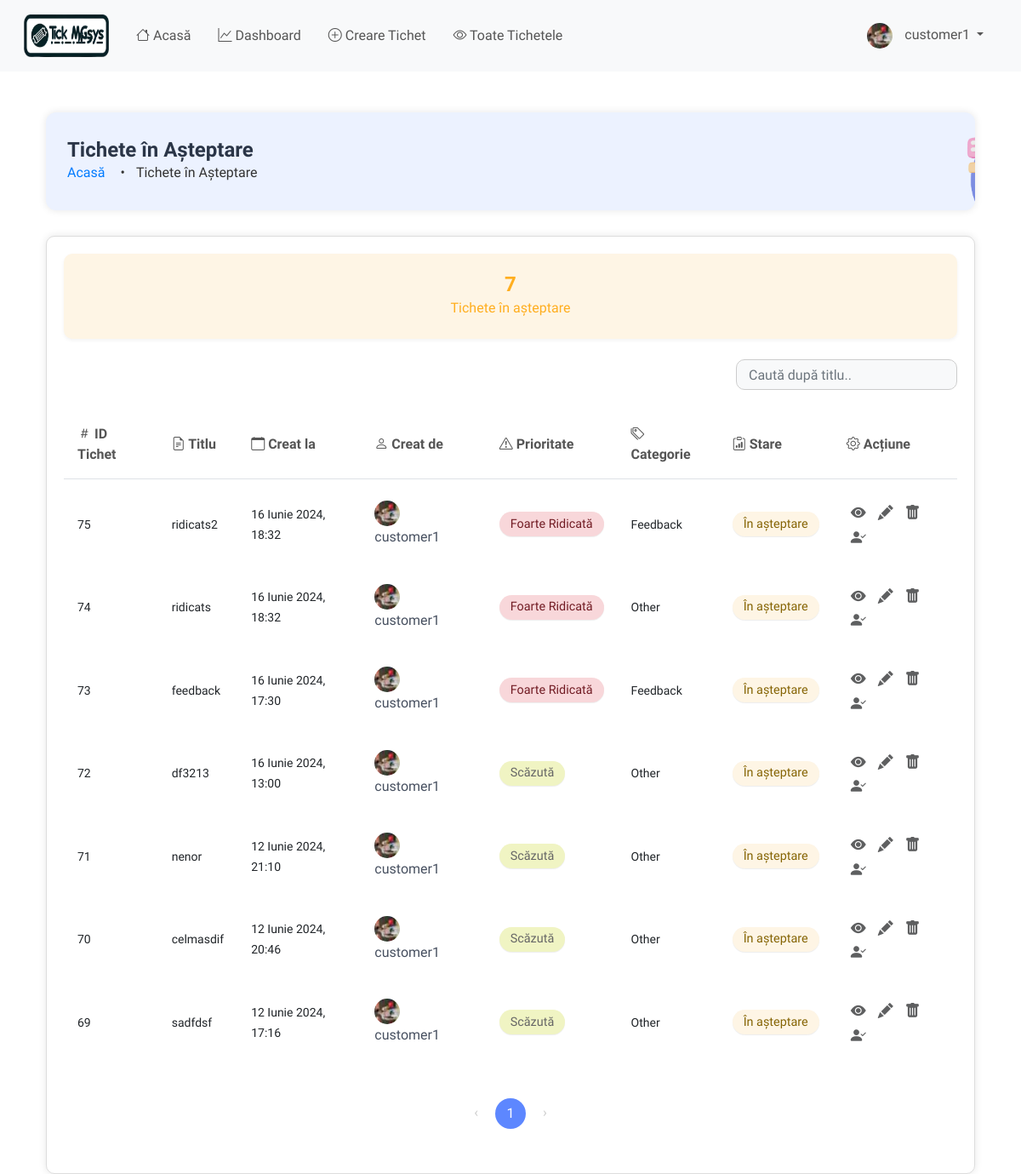
/ticket/ticket-queue/ (signed in), run on an earlier commit of the app's database.
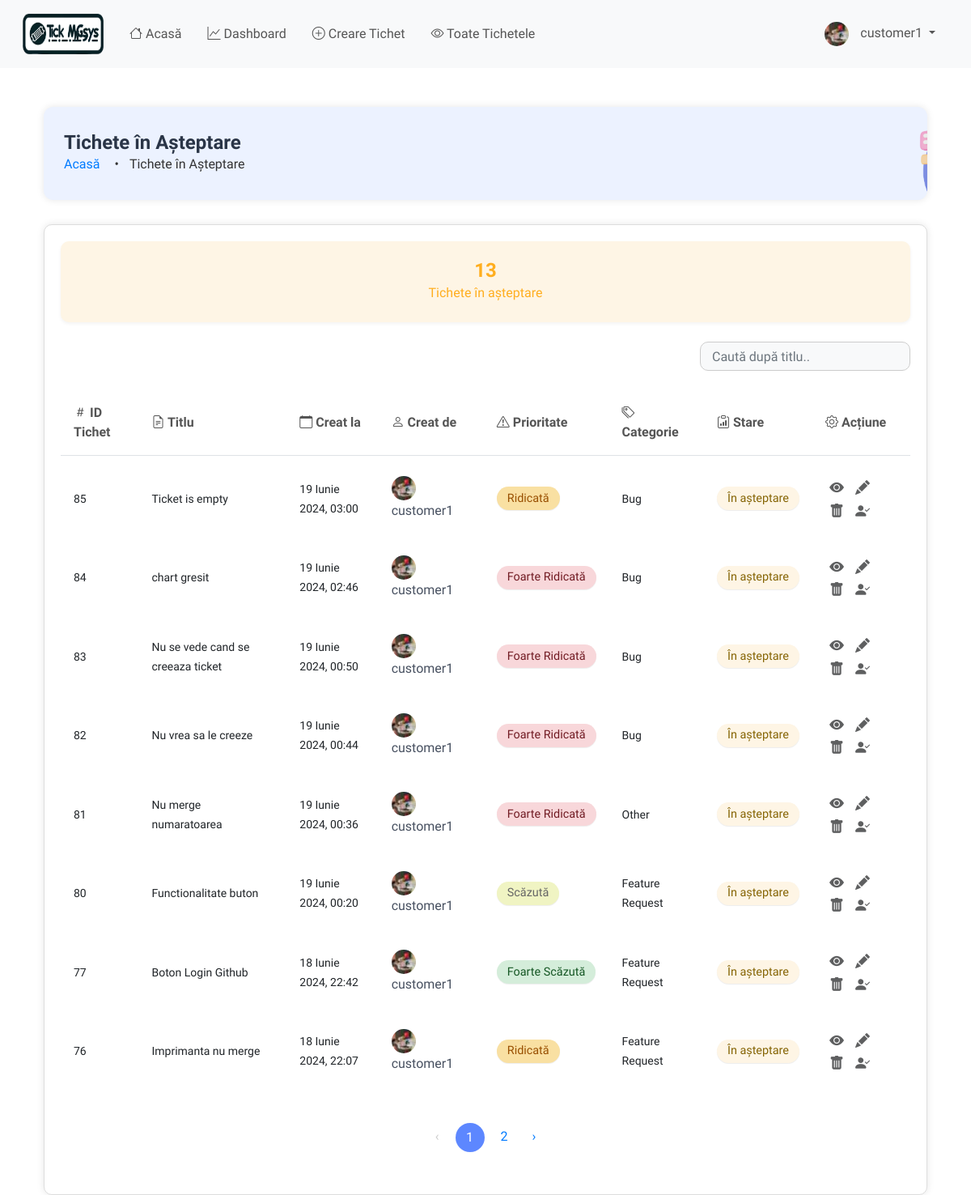
And on a later commit of the database.
### ticket/models.py (models this page shows, shortened)
class Ticket(models.Model):
    PRIORITY_CHOICES = (
        ('Very Low', 'Foarte Scăzut'),
        ('Low', 'Scăzut'),
        ('Medium', 'Mediu'),
        ('High', 'Ridicat'),
        ('Very High', 'Foarte Ridicat'),
    )
    CATEGORY_CHOICES = (
        ('Bug', 'Bug'),
        ('Feature Request', 'Cerere Funcționalitate'),
        ('Customer Support', 'Suport Client'),
        ('Sales', 'Vânzări'),
        ('Feedback', 'Feedback'),
        ('Other', 'Altele'),
    )
    STATUS_CHOICES = (
        ('Active', 'Activ'),
        ('Completed', 'Completat'),
        ('Pending', 'În așteptare'),
    )
    id = models.AutoField(primary_key=True)
    title = models.CharField(max_length=100, validators=[MaxLengthValidator(100)], unique=True)
    description = models.TextField()
    priority = models.CharField(max_length=9, choices=PRIORITY_CHOICES, default='Low')
    category = models.CharField(max_length=20, choices=CATEGORY_CHOICES, default='Other')
    created_by = models.ForeignKey(User, on_delete=models.CASCADE, related_name='tickets_created', editable=False)
    date_created = models.DateTimeField(auto_now_add=True)
    assigned_to = models.ForeignKey(User, on_delete=models.DO_NOTHING, null=True, blank=True,
                                    related_name='tickets_assigned')
    is_resolved = models.BooleanField(default=False)
    accepted_date = models.DateTimeField(null=True, blank=True)
    closed_date = models.DateTimeField(null=True, blank=True)
    ticket_status = models.CharField(max_length=20, choices=STATUS_CHOICES, default='Pending')
    updated_at = models.DateTimeField(auto_now=True)
    class Meta:
        verbose_name = "Ticket"
        verbose_name_plural = "Tickets"
        ordering = ['-date_created']
        unique_together = ('title', 'created_by')
        indexes = [
            models.Index(fields=['priority']),
            models.Index(fields=['category']),
            models.Index(fields=['ticket_status']),
            models.Index(fields=['date_created']),
            models.Index(fields=['updated_at']),
        ]

### users/models.py (models this page shows, shortened)
class User(AbstractUser):
    is_customer = models.BooleanField(default=False)
    is_engineer = models.BooleanField(default=False)
    is_admin = models.BooleanField(default=False)  # New field for admin users
    profile_image = models.ImageField(upload_to='profile_images/', default='profile_images/default.png')

### ticket/views.py (the view)
# urls.py: path('ticket-queue/', views.ticket_queue, name='ticket-queue'),
@login_required
def ticket_queue(request):
    tickets = Ticket.objects.filter(ticket_status='Pending')
    pending_tickets_count = tickets.count()
    engineers = User.objects.filter(is_engineer=True)  # Fetch all users who are engineers
    paginator = Paginator(tickets, 8)  # Show 8 tickets per page
    page = request.GET.get('page')
    try:
        tickets = paginator.page(page)
    except PageNotAnInteger:
        tickets = paginator.page(1)
    except EmptyPage:
        tickets = paginator.page(paginator.num_pages)
    context = {
        'tickets': tickets,
        'pending_tickets': pending_tickets_count,
        'page': page,
        'engineers': engineers,  # Add engineers to context
    }
    return render(request, 'ticket/ticket_queue.html', context)

### templates/ticket/ticket_queue.html (shortened to what the changed rows need)
{% extends 'base.html' %}
{% load static %}
{% block content %}
<div class="container mt-5">
  <div class="header-box">
    <div class="header-content">
      <h1 class="header-title">Tichete în Așteptare</h1>
    </div>
  </div>
  <div class="content-box">
    <div class="row">
      <div class="col-md-12 mb-4" >
        <div class="card text-center bg-pending-tickets ticket-card">
          <div class="card-body ticket-card-body">
            <p class="card-number ticket-card-number mb-0">{{ pending_tickets }}</p>
            <h5 class="card-title ticket-card-title mt-0">Tichete în așteptare</h5>
          </div>
        </div>
      </div>
    </div>
    <div class="table-responsive">
      <table class="table table-hover" id="ticketTable">
        <thead class="thead-light">
          <tr>
        <th scope="col"><i class="bi bi-hash"></i> ID Tichet</th>
        <th scope="col"><i class="bi bi-file-earmark-text"></i> Titlu</th>
        <th scope="col"><i class="bi bi-calendar"></i> Creat la</th>
        <th scope="col"><i class="bi bi-person"></i> Creat de</th>
        <th scope="col"><i class="bi bi-exclamation-triangle"></i> Prioritate</th>
        <th scope="col"><i class="bi bi-tags"></i> Categorie</th>
        <th scope="col"><i class="bi bi-clipboard-data"></i> Stare</th>
        <th scope="col"><i class="bi bi-gear"></i> Acțiune</th>
          </tr>
        </thead>
        <tbody>
          {% for ticket in tickets %}
          <tr class="ticket-row" data-status="{{ ticket.ticket_status|lower }}">
            <td><small>{{ ticket.id }}</small></td>
            <td><small>{{ ticket.title }}</small></td>
            <td><small>{{ ticket.date_created }}</small></td>
            <td>
              {% if ticket.created_by %}
              <img src="{{ ticket.created_by.profile_image.url }}" alt="Profile Image of {{ ticket.created_by.username }}" class="profile-image">
              <span class="assigned-username">{{ ticket.created_by.username }}</span>
              {% else %}
              <small>Necunoscut</small>
              {% endif %}
            </td>
            <td>
              {% if ticket.priority == 'Very Low' %}
              <span class="badge badge-very-low">Foarte Scăzută</span>
              {% elif ticket.priority == 'Low' %}
              <span class="badge badge-low">Scăzută</span>
              {% elif ticket.priority == 'Medium' %}
              <span class="badge badge-medium">Medie</span>
              {% elif ticket.priority == 'High' %}
              <span class="badge badge-high">Ridicată</span>
              {% elif ticket.priority == 'Very High' %}
              <span class="badge badge-very-high">Foarte Ridicată</span>
              {% endif %}
            </td>
            <td><small>{{ ticket.category }}</small></td>
            <td>
              {% if ticket.ticket_status == 'Pending' %}
              <span class="badge badge-pending">În așteptare</span>
              {% endif %}
            </td>
            <td>
              <a href="{% url 'ticket-details' ticket.pk %}" class="btn btn-view btn-sm" title="Detalii">
                <i class="bi bi-eye-fill"></i>
              </a>
              {% if ticket.ticket_status == 'Closed' %}
                <span class="btn btn-edit btn-sm disabled" title="Editează">
                  <i class="bi bi-pencil-fill text-muted"></i>
                </span>
              {% else %}
                <a href="{% url 'update-ticket' ticket.pk %}" class="btn btn-edit btn-sm" title="Editează">
                  <i class="bi bi-pencil-fill"></i>
                </a>
              {% endif %}
              <a href="#" class="btn btn-delete btn-sm" data-bs-toggle="modal" data-bs-target="#deleteModal" data-ticket-id="{{ ticket.pk }}" title="Șterge">
                <i class="bi bi-trash-fill"></i>
              </a>
              <a href="#" class="btn btn-assign btn-sm" data-bs-toggle="modal" data-bs-target="#assignModal" data-ticket-id="{{ ticket.pk }}" title="Asignează">
                <i class="bi bi-person-check-fill"></i>
              </a>
            </td>
          </tr>
          {% endfor %}
        </tbody>
      </table>
      <div class="pagination-container">
        <nav aria-label="Page navigation example">
          <ul class="pagination">
            {% for num in tickets.paginator.page_range %}
            {% if num > tickets.number|add:'-4' and num < tickets.number|add:'4' %}
            {% if tickets.number == num %}
            <li class="page-item active"><a class="page-link" href="#">{{ num }}</a></li>
            {% else %}
            <li class="page-item"><a class="page-link" href="?page={{ num }}">{{ num }}</a></li>
            {% endif %}
            {% endif %}
            {% endfor %}
            {% if tickets.has_next %}
            <li class="page-item"><a class="page-link" href="?page={{ tickets.next_page_number }}">›</a></li>
            {% else %}
            <li class="page-item disabled"><span class="page-link">›</span></li>
            {% endif %}
          </ul>
        </nav>
      </div>
    </div>
  </div>
</div>
{% endblock content %}

What changed in the data, as far as the page shows it:
no longer on this page (row unchanged): Ticket: id "75", title "ridicats2", date_created "16 Iunie 2024, 18:32", created_by.profile_image (picture), created_by.username "customer1", priority "Foarte Ridicată", category "Feedback", ticket_status "În așteptare"
no longer on this page (row unchanged): Ticket: id "74", title "ridicats", date_created "16 Iunie 2024, 18:32", created_by.profile_image (picture), created_by.username "customer1", priority "Foarte Ridicată", category "Other", ticket_status "În așteptare"
no longer on this page (row unchanged): Ticket: id "73", title "feedback", date_created "16 Iunie 2024, 17:30", created_by.profile_image (picture), created_by.username "customer1", priority "Foarte Ridicată", category "Feedback", ticket_status "În așteptare"
no longer on this page (row edited): Ticket: id "72", title "df3213", date_created "16 Iunie 2024, 13:00", created_by.profile_image (picture), created_by.username "customer1", priority "Scăzută", category "Other", ticket_status "În așteptare"
no longer on this page (row edited): Ticket: id "71", title "nenor", date_created "12 Iunie 2024, 21:10", created_by.profile_image (picture), created_by.username "customer1", priority "Scăzută", category "Other", ticket_status "În așteptare"
no longer on this page (row unchanged): Ticket: id "70", title "celmasdif", date_created "12 Iunie 2024, 20:46", created_by.profile_image (picture), created_by.username "customer1", priority "Scăzută", category "Other", ticket_status "În așteptare"
no longer on this page (row unchanged): Ticket: id "69", title "sadfdsf", date_created "12 Iunie 2024, 17:16", created_by.profile_image (picture), created_by.username "customer1", priority "Scăzută", category "Other", ticket_status "În așteptare"
added Ticket: id "85", title "Ticket is empty", date_created "19 Iunie 2024, 03:00", created_by.profile_image (picture), created_by.username "customer1", priority "Ridicată", category "Bug", ticket_status "În așteptare"
added Ticket: id "84", title "chart gresit", date_created "19 Iunie 2024, 02:46", created_by.profile_image (picture), created_by.username "customer1", priority "Foarte Ridicată", category "Bug", ticket_status "În așteptare"
added Ticket: id "83", title "Nu se vede cand se creeaza ticket", date_created "19 Iunie 2024, 00:50", created_by.profile_image (picture), created_by.username "customer1", priority "Foarte Ridicată", category "Bug", ticket_status "În așteptare"
added Ticket: id "82", title "Nu vrea sa le creeze", date_created "19 Iunie 2024, 00:44", created_by.profile_image (picture), created_by.username "customer1", priority "Foarte Ridicată", category "Bug", ticket_status "În așteptare"
added Ticket: id "81", title "Nu merge numaratoarea", date_created "19 Iunie 2024, 00:36", created_by.profile_image (picture), created_by.username "customer1", priority "Foarte Ridicată", category "Other", ticket_status "În așteptare"
added Ticket: id "80", title "Functionalitate buton", date_created "19 Iunie 2024, 00:20", created_by.profile_image (picture), created_by.username "customer1", priority "Scăzută", category "Feature Request", ticket_status "În așteptare"
added Ticket: id "77", title "Boton Login Github", date_created "18 Iunie 2024, 22:42", created_by.profile_image (picture), created_by.username "customer1", priority "Foarte Scăzută", category "Feature Request", ticket_status "În așteptare"
added Ticket: id "76", title "Imprimanta nu merge", date_created "18 Iunie 2024, 22:07", created_by.profile_image (picture), created_by.username "customer1", priority "Ridicată", category "Feature Request", ticket_status "În așteptare"
Also different on the page:
{{ pending_tickets }}: "7" → "13"
new list line: "2"
